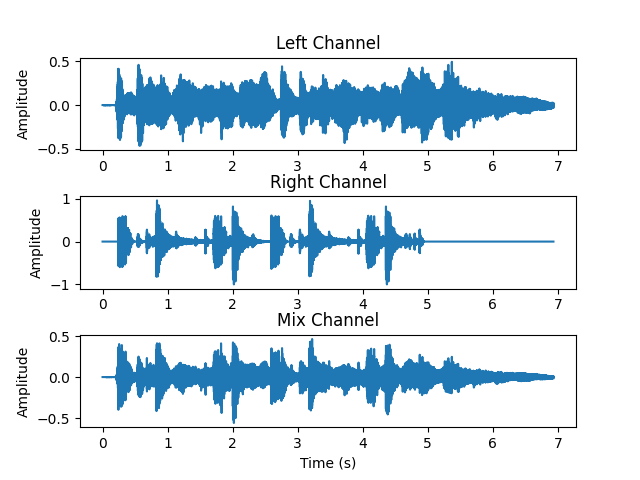

Generate this figure with Python:
import numpy as np
import matplotlib.pyplot as plt
import soundfile as sf

data, fs = sf.read("SOUND_INTRO/sound1.wav", dtype="float32")

# left channel, right channel, and monofonic sound
sound_left_channel = data[:, 0]
sound_right_channel = data[:, 1]
sound_mono = np.mean(data, axis=1)

# Save the sound to file
sf.write("sound_L.wav", sound_left_channel, fs)
sf.write("sound_R.wav", sound_right_channel, fs)
sf.write("sound_mix.wav", sound_mono, fs)

fig, ax = plt.subplots(3, 1)

# x (time in seconds) is the same for all channels
x = np.arange(len(sound_left_channel)) / fs

ax[0].plot(x, sound_left_channel)
ax[0].set_title("Left Channel")
ax[0].set_ylabel("Amplitude")

ax[1].plot(x, sound_right_channel)
ax[1].set_title("Right Channel")
ax[1].set_ylabel("Amplitude")

ax[2].plot(x, sound_mono)
ax[2].set_title("Mix Channel")
ax[2].set_ylabel("Amplitude")

plt.subplots_adjust(hspace=0.5)
plt.xlabel("Time (s)")

# plt.show()
plt.savefig("zadanie_1.png")
